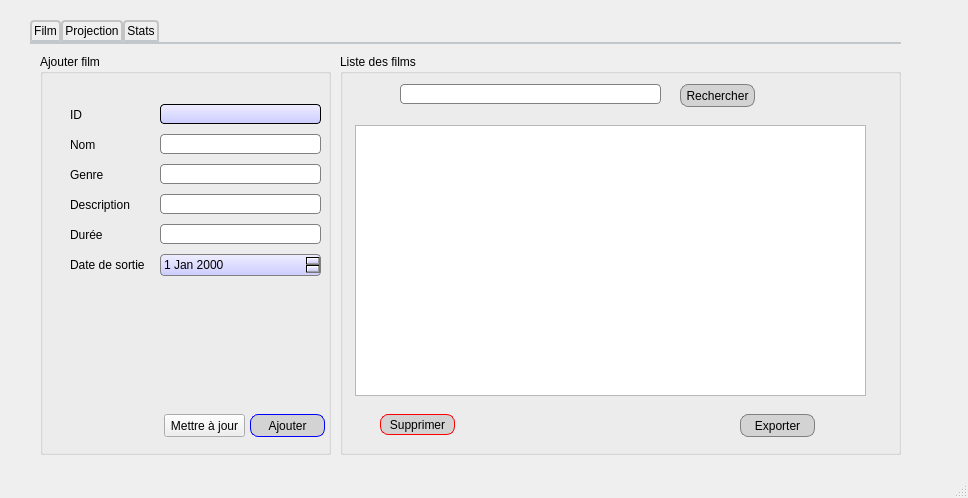
<?xml version="1.0" encoding="UTF-8"?>
<ui version="4.0">
 <class>MainWindow</class>
 <widget class="QMainWindow" name="MainWindow">
  <property name="geometry">
   <rect>
    <x>0</x>
    <y>0</y>
    <width>968</width>
    <height>498</height>
   </rect>
  </property>
  <property name="windowTitle">
   <string>MainWindow</string>
  </property>
  <widget class="QWidget" name="centralwidget">
   <widget class="QTabWidget" name="tabWidget">
    <property name="geometry">
     <rect>
      <x>30</x>
      <y>20</y>
      <width>871</width>
      <height>631</height>
     </rect>
    </property>
    <property name="styleSheet">
     <string notr="true">QTabWidget::pane { /* The tab widget frame */
	font: 8pt &quot;Leelawadee UI Semilight&quot;;
	font: 57 8pt &quot;Yu Gothic Medium&quot;;
	font: 8pt &quot;Times New Roman&quot;;
	font: 75 8pt &quot;MS Shell Dlg 2&quot;;
    border-top: 2px solid #C2C7CB;
}

QTabWidget::pane { /* The tab widget frame */
    border-top: 2px solid #C2C7CB;
    position: absolute;
    top: -0.5em;
}
QTabWidget::tab-bar {
    alignment: center;
}
QTabBar::tab {
    background: qlineargradient(x1: 0, y1: 0, x2: 0, y2: 1,
                                stop: 0 #E1E1E1, stop: 0.4 #DDDDDD,
                                stop: 0.5 #D8D8D8, stop: 1.0 #D3D3D3);
    border: 2px solid #C4C4C3;
    border-bottom-color: #C2C7CB; /* same as the pane color */
    border-top-left-radius: 4px;
    border-top-right-radius: 4px;
    min-width: 8ex;
    padding: 2px;
	background : qlineargradient(x1: 0, y1: 0, x2: 1, y2: 1,
                                      stop: 0 white, stop: 0.4 white);
 
}</string>
    </property>
    <property name="currentIndex">
     <number>0</number>
    </property>
    <widget class="QWidget" name="Film">
     <attribute name="title">
      <string>Film</string>
     </attribute>
     <widget class="QGroupBox" name="groupBox_9">
      <property name="geometry">
       <rect>
        <x>10</x>
        <y>10</y>
        <width>291</width>
        <height>401</height>
       </rect>
      </property>
      <property name="styleSheet">
       <string notr="true">font: 75 8pt &quot;MS Shell Dlg 2&quot;;</string>
      </property>
      <property name="title">
       <string>Ajouter film</string>
      </property>
      <widget class="QLabel" name="label_37">
       <property name="geometry">
        <rect>
         <x>30</x>
         <y>50</y>
         <width>47</width>
         <height>21</height>
        </rect>
       </property>
       <property name="styleSheet">
        <string notr="true">font: 75 9pt &quot;MS Shell Dlg 2&quot;;</string>
       </property>
       <property name="text">
        <string>ID</string>
       </property>
      </widget>
      <widget class="QLabel" name="label_38">
       <property name="geometry">
        <rect>
         <x>30</x>
         <y>80</y>
         <width>71</width>
         <height>21</height>
        </rect>
       </property>
       <property name="styleSheet">
        <string notr="true">font: 75 9pt &quot;MS Shell Dlg 2&quot;;</string>
       </property>
       <property name="text">
        <string>Nom</string>
       </property>
      </widget>
      <widget class="QLabel" name="label_39">
       <property name="geometry">
        <rect>
         <x>30</x>
         <y>110</y>
         <width>47</width>
         <height>21</height>
        </rect>
       </property>
       <property name="styleSheet">
        <string notr="true">font: 75 9pt &quot;MS Shell Dlg 2&quot;;</string>
       </property>
       <property name="text">
        <string>Genre</string>
       </property>
      </widget>
      <widget class="QLabel" name="label_40">
       <property name="geometry">
        <rect>
         <x>30</x>
         <y>170</y>
         <width>47</width>
         <height>21</height>
        </rect>
       </property>
       <property name="styleSheet">
        <string notr="true">font: 75 9pt &quot;MS Shell Dlg 2&quot;;</string>
       </property>
       <property name="text">
        <string>Durée</string>
       </property>
      </widget>
      <widget class="QLabel" name="label_41">
       <property name="geometry">
        <rect>
         <x>30</x>
         <y>200</y>
         <width>81</width>
         <height>21</height>
        </rect>
       </property>
       <property name="styleSheet">
        <string notr="true">font: 75 9pt &quot;MS Shell Dlg 2&quot;;</string>
       </property>
       <property name="text">
        <string>Date de sortie</string>
       </property>
      </widget>
      <widget class="QLineEdit" name="lineEdit_id">
       <property name="geometry">
        <rect>
         <x>120</x>
         <y>50</y>
         <width>161</width>
         <height>20</height>
        </rect>
       </property>
       <property name="styleSheet">
        <string notr="true">QLineEdit {
 
    background-color:QLinearGradient(x1: 0, y1: 0, x2: 0, y2: 1, stop: 0 #eef, stop: 1 #ccf);
padding: 1px;
border-style: solid;
border: 1px solid black;
border-radius: 4px;

}</string>
       </property>
       <property name="text">
        <string/>
       </property>
      </widget>
      <widget class="QLineEdit" name="lineEdit_nom">
       <property name="geometry">
        <rect>
         <x>120</x>
         <y>80</y>
         <width>161</width>
         <height>20</height>
        </rect>
       </property>
       <property name="styleSheet">
        <string notr="true">QLineEdit {
padding: 1px;
border-style: solid;
border: 1px solid grey;
border-radius: 4px;
}</string>
       </property>
      </widget>
      <widget class="QLineEdit" name="lineEdit_genre">
       <property name="geometry">
        <rect>
         <x>120</x>
         <y>110</y>
         <width>161</width>
         <height>20</height>
        </rect>
       </property>
       <property name="styleSheet">
        <string notr="true">QLineEdit {
padding: 1px;
border-style: solid;
border: 1px solid grey;
border-radius: 4px;
}</string>
       </property>
      </widget>
      <widget class="QDateEdit" name="dateEdit_ds">
       <property name="geometry">
        <rect>
         <x>120</x>
         <y>200</y>
         <width>161</width>
         <height>22</height>
        </rect>
       </property>
       <property name="styleSheet">
        <string notr="true">QDateEdit {
padding: 1px;
border-style: solid;
border: 1px solid grey;
border-radius: 4px;
background-color:QLinearGradient(x1: 0, y1: 0, x2: 0, y2: 1, stop: 0 #eef, stop: 1 #ccf);
}</string>
       </property>
      </widget>
      <widget class="QPushButton" name="ajouter">
       <property name="geometry">
        <rect>
         <x>210</x>
         <y>360</y>
         <width>75</width>
         <height>23</height>
        </rect>
       </property>
       <property name="styleSheet">
        <string notr="true">QPushButton
{
  border: 1px solid blue;
  border-radius: 8px;
  padding: 0 8px;
background: lightgrey;
}
QPushButton:hover:!pressed{ color: blue}</string>
       </property>
       <property name="text">
        <string>Ajouter</string>
       </property>
      </widget>
      <widget class="QPushButton" name="pushButton_update">
       <property name="geometry">
        <rect>
         <x>124</x>
         <y>360</y>
         <width>81</width>
         <height>23</height>
        </rect>
       </property>
       <property name="styleSheet">
        <string notr="true">QPushButton
{
  border: 1px solid orange;
  border-radius: 8px;
  background : lightgrey;
}
QPushButton:hover:!pressed{ color: orange}
font: 8pt &quot;MS Shell Dlg 2&quot;;</string>
       </property>
       <property name="text">
        <string>Mettre à jour</string>
       </property>
      </widget>
      <widget class="QLabel" name="label_42">
       <property name="geometry">
        <rect>
         <x>30</x>
         <y>140</y>
         <width>61</width>
         <height>21</height>
        </rect>
       </property>
       <property name="styleSheet">
        <string notr="true">font: 75 9pt &quot;MS Shell Dlg 2&quot;;</string>
       </property>
       <property name="text">
        <string>Description</string>
       </property>
      </widget>
      <widget class="QLineEdit" name="lineEdit_descrip">
       <property name="geometry">
        <rect>
         <x>120</x>
         <y>140</y>
         <width>161</width>
         <height>20</height>
        </rect>
       </property>
       <property name="styleSheet">
        <string notr="true">QLineEdit {
padding: 1px;
border-style: solid;
border: 1px solid grey;
border-radius: 4px;
}</string>
       </property>
      </widget>
      <widget class="QLineEdit" name="lineEdit_duree">
       <property name="geometry">
        <rect>
         <x>120</x>
         <y>170</y>
         <width>161</width>
         <height>20</height>
        </rect>
       </property>
       <property name="styleSheet">
        <string notr="true">QLineEdit {
padding: 1px;
border-style: solid;
border: 1px solid grey;
border-radius: 4px;
}</string>
       </property>
      </widget>
     </widget>
     <widget class="QGroupBox" name="groupBox_17">
      <property name="geometry">
       <rect>
        <x>310</x>
        <y>10</y>
        <width>561</width>
        <height>401</height>
       </rect>
      </property>
      <property name="styleSheet">
       <string notr="true">font: 75 8pt &quot;MS Shell Dlg 2&quot;;</string>
      </property>
      <property name="title">
       <string>Liste des films</string>
      </property>
      <widget class="QLineEdit" name="lineEdit">
       <property name="geometry">
        <rect>
         <x>60</x>
         <y>30</y>
         <width>261</width>
         <height>20</height>
        </rect>
       </property>
       <property name="font">
        <font>
         <family>MS Shell Dlg 2</family>
         <pointsize>8</pointsize>
         <weight>9</weight>
         <italic>false</italic>
         <bold>false</bold>
         <underline>false</underline>
         <kerning>true</kerning>
        </font>
       </property>
       <property name="styleSheet">
        <string notr="true">QLineEdit {
padding: 1px;
border-style: solid;
border: 1px solid grey;
border-radius: 4px;
}</string>
       </property>
       <property name="text">
        <string/>
       </property>
      </widget>
      <widget class="QPushButton" name="pushButton">
       <property name="geometry">
        <rect>
         <x>340</x>
         <y>30</y>
         <width>75</width>
         <height>23</height>
        </rect>
       </property>
       <property name="styleSheet">
        <string notr="true">QPushButton
{
  border: 1px solid grey;
  border-radius: 8px;
  background : lightgrey;
}
QPushButton:hover:!pressed{ color: purple}</string>
       </property>
       <property name="text">
        <string>Rechercher</string>
       </property>
      </widget>
      <widget class="QPushButton" name="pushButton_pdfFilms">
       <property name="geometry">
        <rect>
         <x>400</x>
         <y>360</y>
         <width>75</width>
         <height>23</height>
        </rect>
       </property>
       <property name="styleSheet">
        <string notr="true">QPushButton
{
  border: 1px solid grey;
  border-radius: 8px;
  background : lightgrey;
}
</string>
       </property>
       <property name="text">
        <string>Exporter</string>
       </property>
      </widget>
      <widget class="QTableView" name="tableView_films">
       <property name="geometry">
        <rect>
         <x>15</x>
         <y>71</y>
         <width>511</width>
         <height>271</height>
        </rect>
       </property>
       <property name="styleSheet">
        <string notr="true">QTableView QTableCornerButton::section {
    background: orange;
    border: 2px outset lightblue;
}
QTableView::indicator:unchecked {
    background-color: #d7d6d5
}</string>
       </property>
      </widget>
      <widget class="QPushButton" name="pushButton_suppFilm">
       <property name="geometry">
        <rect>
         <x>40</x>
         <y>360</y>
         <width>75</width>
         <height>21</height>
        </rect>
       </property>
       <property name="styleSheet">
        <string notr="true">QPushButton
{
  border: 1px solid red;
  border-radius: 8px;
  background : lightgrey;

}
QPushButton:hover:!pressed{ color: red}</string>
       </property>
       <property name="text">
        <string>Supprimer</string>
       </property>
      </widget>
     </widget>
    </widget>
    <widget class="QWidget" name="Projection">
     <attribute name="title">
      <string>Projection</string>
     </attribute>
     <widget class="QGroupBox" name="groupBox_20">
      <property name="geometry">
       <rect>
        <x>10</x>
        <y>10</y>
        <width>291</width>
        <height>401</height>
       </rect>
      </property>
      <property name="styleSheet">
       <string notr="true"/>
      </property>
      <property name="title">
       <string>Ajouter projection</string>
      </property>
      <widget class="QLabel" name="label_82">
       <property name="geometry">
        <rect>
         <x>30</x>
         <y>60</y>
         <width>81</width>
         <height>16</height>
        </rect>
       </property>
       <property name="styleSheet">
        <string notr="true">font: 75 9pt &quot;MS Shell Dlg 2&quot;;</string>
       </property>
       <property name="text">
        <string>Date</string>
       </property>
      </widget>
      <widget class="QLabel" name="label_83">
       <property name="geometry">
        <rect>
         <x>29</x>
         <y>100</y>
         <width>71</width>
         <height>16</height>
        </rect>
       </property>
       <property name="styleSheet">
        <string notr="true">font: 75 9pt &quot;MS Shell Dlg 2&quot;;</string>
       </property>
       <property name="text">
        <string>Heure</string>
       </property>
      </widget>
      <widget class="QLabel" name="label_84">
       <property name="geometry">
        <rect>
         <x>29</x>
         <y>140</y>
         <width>61</width>
         <height>16</height>
        </rect>
       </property>
       <property name="styleSheet">
        <string notr="true">font: 75 9pt &quot;MS Shell Dlg 2&quot;;</string>
       </property>
       <property name="text">
        <string>ID du film</string>
       </property>
      </widget>
      <widget class="QLineEdit" name="lineEdit_idproj">
       <property name="geometry">
        <rect>
         <x>130</x>
         <y>140</y>
         <width>141</width>
         <height>20</height>
        </rect>
       </property>
       <property name="styleSheet">
        <string notr="true">
padding: 1px;
border-style: solid;
border: 1px solid grey;
border-radius: 4px;
</string>
       </property>
      </widget>
      <widget class="QPushButton" name="pushButton_update_proj">
       <property name="geometry">
        <rect>
         <x>120</x>
         <y>360</y>
         <width>81</width>
         <height>23</height>
        </rect>
       </property>
       <property name="styleSheet">
        <string notr="true">QPushButton
{
  border: 1px solid grey;
  border-radius: 8px;
  background : lightgrey;
}
font: 8pt &quot;MS Shell Dlg 2&quot;;</string>
       </property>
       <property name="text">
        <string>Mettre à jour</string>
       </property>
      </widget>
      <widget class="QLabel" name="label_85">
       <property name="geometry">
        <rect>
         <x>30</x>
         <y>180</y>
         <width>111</width>
         <height>21</height>
        </rect>
       </property>
       <property name="styleSheet">
        <string notr="true">font: 75 9pt &quot;MS Shell Dlg 2&quot;;</string>
       </property>
       <property name="text">
        <string>Numero de la salle</string>
       </property>
      </widget>
      <widget class="QSpinBox" name="spinBox_salle">
       <property name="geometry">
        <rect>
         <x>160</x>
         <y>180</y>
         <width>51</width>
         <height>22</height>
        </rect>
       </property>
       <property name="styleSheet">
        <string notr="true">
padding: 1px;
border-style: solid;
border: 1px solid grey;
border-radius: 4px;
</string>
       </property>
      </widget>
      <widget class="QPushButton" name="pushButton_ajouter_proj">
       <property name="geometry">
        <rect>
         <x>210</x>
         <y>360</y>
         <width>75</width>
         <height>23</height>
        </rect>
       </property>
       <property name="styleSheet">
        <string notr="true">QPushButton
{
  border: 1px solid green;
  border-radius: 8px;
  padding: 0 8px;
background: lightgrey;
}</string>
       </property>
       <property name="text">
        <string>Ajouter</string>
       </property>
      </widget>
      <widget class="QDateEdit" name="dateEdit_proj">
       <property name="geometry">
        <rect>
         <x>130</x>
         <y>60</y>
         <width>141</width>
         <height>22</height>
        </rect>
       </property>
       <property name="styleSheet">
        <string notr="true">
    background-color:QLinearGradient(x1: 0, y1: 0, x2: 0, y2: 1, stop: 0 #eef, stop: 1 #ccf);
padding: 1px;
border-style: solid;
border: 1px solid grey;
border-radius: 4px;
</string>
       </property>
      </widget>
      <widget class="QTimeEdit" name="timeEdit_proj">
       <property name="geometry">
        <rect>
         <x>130</x>
         <y>100</y>
         <width>141</width>
         <height>22</height>
        </rect>
       </property>
       <property name="styleSheet">
        <string notr="true">
    background-color:QLinearGradient(x1: 0, y1: 0, x2: 0, y2: 1, stop: 0 #eef, stop: 1 #ccf);
padding: 1px;
border-style: solid;
border: 1px solid grey;
border-radius: 4px;
</string>
       </property>
      </widget>
     </widget>
     <widget class="QGroupBox" name="groupBox_18">
      <property name="geometry">
       <rect>
        <x>310</x>
        <y>10</y>
        <width>491</width>
        <height>401</height>
       </rect>
      </property>
      <property name="title">
       <string>Liste des films</string>
      </property>
      <widget class="QLineEdit" name="lineEdit_rech">
       <property name="geometry">
        <rect>
         <x>60</x>
         <y>30</y>
         <width>261</width>
         <height>20</height>
        </rect>
       </property>
       <property name="font">
        <font>
         <family>Yu Gothic UI Semilight</family>
        </font>
       </property>
       <property name="styleSheet">
        <string notr="true">
padding: 1px;
border-style: solid;
border: 1px solid grey;
border-radius: 4px;
</string>
       </property>
       <property name="text">
        <string>date..</string>
       </property>
      </widget>
      <widget class="QPushButton" name="pushButton_rechproj">
       <property name="geometry">
        <rect>
         <x>340</x>
         <y>30</y>
         <width>75</width>
         <height>23</height>
        </rect>
       </property>
       <property name="styleSheet">
        <string notr="true">QPushButton
{
  border: 1px solid grey;
  border-radius: 8px;
  background : lightgrey;
}
font: 8pt &quot;MS Shell Dlg 2&quot;;</string>
       </property>
       <property name="text">
        <string>Rechercher</string>
       </property>
      </widget>
      <widget class="QPushButton" name="pushButton_pdf_proj">
       <property name="geometry">
        <rect>
         <x>380</x>
         <y>360</y>
         <width>75</width>
         <height>23</height>
        </rect>
       </property>
       <property name="styleSheet">
        <string notr="true">QPushButton
{
  border: 1px solid grey;
  border-radius: 8px;
  background : lightgrey;
}
font: 8pt &quot;MS Shell Dlg 2&quot;;</string>
       </property>
       <property name="text">
        <string>Exporter</string>
       </property>
      </widget>
      <widget class="QTableView" name="tableView_projections">
       <property name="geometry">
        <rect>
         <x>15</x>
         <y>71</y>
         <width>461</width>
         <height>271</height>
        </rect>
       </property>
      </widget>
      <widget class="QPushButton" name="pushButton_supp_proj">
       <property name="geometry">
        <rect>
         <x>40</x>
         <y>360</y>
         <width>75</width>
         <height>21</height>
        </rect>
       </property>
       <property name="styleSheet">
        <string notr="true">QPushButton
{
  border: 1px solid red;
  border-radius: 8px;
  background : lightgrey;
}
font: 8pt &quot;MS Shell Dlg 2&quot;;</string>
       </property>
       <property name="text">
        <string>Supprimer</string>
       </property>
      </widget>
     </widget>
    </widget>
    <widget class="QWidget" name="tab">
     <attribute name="title">
      <string>Stats</string>
     </attribute>
    </widget>
   </widget>
  </widget>
  <widget class="QMenuBar" name="menubar">
   <property name="geometry">
    <rect>
     <x>0</x>
     <y>0</y>
     <width>968</width>
     <height>21</height>
    </rect>
   </property>
  </widget>
  <widget class="QStatusBar" name="statusbar"/>
 </widget>
 <resources/>
 <connections/>
</ui>
